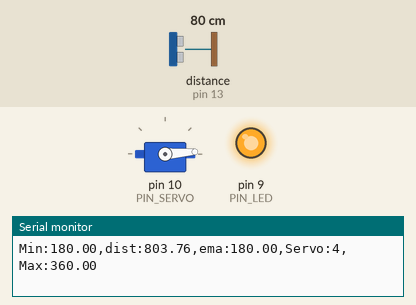
Recording of a sketch running on a simulated Arduino Uno, built with avr-gcc and run on an emulated ATmega328P. On the bench: servo, output pins drawn as LEDs (lit = HIGH), the last lines printed to the serial monitor. Wiring (inferred from the names in the program): ultrasonic range finder: trigger pin 12; echo pin 13. Inputs (shaded band) come from the test bench; at power-on: distance to the obstacle (sensor on pin 13) 80 cm. The echo pulse lasts 58.3 µs per cm; pins used as bus, display or sensor lines are not drawn.

Above: at 1.2 s.
1.3 s: distance to the obstacle (sensor on pin 13) set to 35 cm
At 3.1 s:
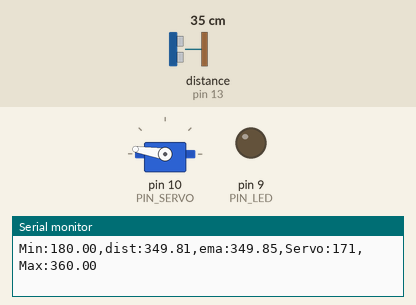
3.4 s: distance to the obstacle (sensor on pin 13) set to 2 cm
At 4.6 s:
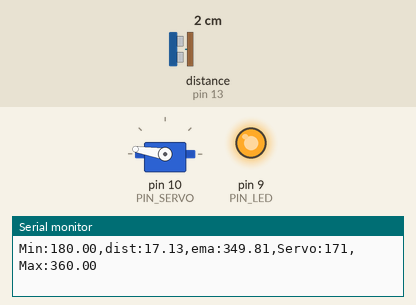
Timing chart, 0 to 6.4 s (numbered marks = the images above; inputs shaded):
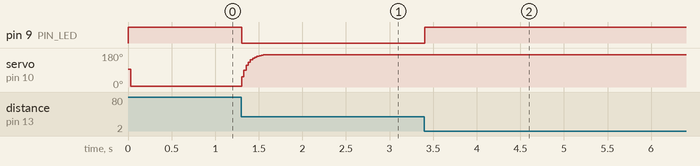

Measured:
- after the input at 3.4 s, pin 9 (PIN_LED): LOW → HIGH at once

The sketch:

11_example_1.ino
```cpp
#include <Servo.h>

#define PIN_LED   9
#define PIN_TRIG  12
#define PIN_ECHO  13
#define PIN_SERVO 10

#define SND_VEL 346.0
#define INTERVAL 25
#define PULSE_DURATION 10
#define _DIST_MIN 180.0
#define _DIST_MAX 360.0

#define TIMEOUT ((INTERVAL / 2) * 1000.0)
#define SCALE (0.001 * 0.5 * SND_VEL)

#define _EMA_ALPHA 0.3

#define _DUTY_MIN 590
#define _DUTY_NEU ((_DUTY_MIN + _DUTY_MAX) / 2)
#define _DUTY_MAX 2410

float dist_ema, dist_prev = _DIST_MAX;
unsigned long last_sampling_time;

Servo myservo;

void setup() {
  pinMode(PIN_LED, OUTPUT);
  digitalWrite(PIN_LED, HIGH);
  pinMode(PIN_TRIG, OUTPUT);
  pinMode(PIN_ECHO, INPUT);
  digitalWrite(PIN_TRIG, LOW);

  myservo.attach(PIN_SERVO);
  myservo.writeMicroseconds(_DUTY_NEU);

  dist_prev = _DIST_MIN;
  dist_ema = _DIST_MIN;

  Serial.begin(57600);
}

void loop() {
  float dist_raw, dist_filtered;
  int duty;

  if (millis() < last_sampling_time + INTERVAL)
    return;

  dist_raw = USS_measure(PIN_TRIG, PIN_ECHO);

  if ((dist_raw == 0.0) || (dist_raw > _DIST_MAX)) {
    dist_filtered = dist_prev;
    digitalWrite(PIN_LED, HIGH);
  } else if (dist_raw < _DIST_MIN) {
    dist_filtered = dist_prev;
    digitalWrite(PIN_LED, HIGH);
  } else {
    dist_filtered = dist_raw;
    dist_prev = dist_raw;
    digitalWrite(PIN_LED, LOW);
  }

  dist_ema = _EMA_ALPHA * dist_filtered + (1.0 - _EMA_ALPHA) * dist_ema;

  if (dist_ema <= _DIST_MIN) {
    duty = _DUTY_MIN;
  } else if (dist_ema >= _DIST_MAX) {
    duty = _DUTY_MAX;
  } else {
    duty = _DUTY_MIN + (int)((dist_ema - _DIST_MIN) * (_DUTY_MAX - _DUTY_MIN) / (_DIST_MAX - _DIST_MIN));
  }
  myservo.writeMicroseconds(duty);

  Serial.print("Min:");    Serial.print(_DIST_MIN);
  Serial.print(",dist:");  Serial.print(dist_raw);
  Serial.print(",ema:");   Serial.print(dist_ema);
  Serial.print(",Servo:"); Serial.print(myservo.read());
  Serial.print(",Max:");   Serial.print(_DIST_MAX);
  Serial.println("");

  last_sampling_time += INTERVAL;
}

float USS_measure(int TRIG, int ECHO)
{
  digitalWrite(TRIG, HIGH);
  delayMicroseconds(PULSE_DURATION);
  digitalWrite(TRIG, LOW);

  return pulseIn(ECHO, HIGH, TIMEOUT) * SCALE;
}
```
